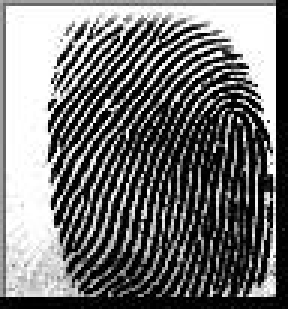
#> input picture fingerprint_images/20115001_Aman.jpg, 96 x 103 px (shown 3 times larger); its folder holds 4 pictures in this run
$ python main.py
#> lines starting #> are read from the running program, lines starting #| are printed output that depends on the picture
import os
import cv2
from tkinter import filedialog, Tk, messagebox
import csv
from datetime import datetime

# sample = cv2.imread("sample iamge address")

root = Tk()
root.withdraw()  # Hide the main window
sample_path = filedialog.askopenfilename(title="Select Sample Image", filetypes=[("Image files", "*.png;*.jpg;*.bmp")])
#> the answer given: fingerprint_images/20115001_Aman.jpg

# Check if the user selected a file
if not sample_path:
    print("Error: No sample image selected.")
    exit()

sample = cv2.imread(sample_path)
#> sample is the input picture: shape (103, 96, 3); min 0, max 255, mean 114.3

# Check if the sample image is loaded successfully
if sample is None:
    print("Error: Unable to load the sample image.")
    exit()

# cv2.imshow("Sample", sample)
# cv2.waitKey(0)
# cv2.destroyAllWindows()

best_score = 0
filename = None
image = None
kp1, kp2, mp = None, None, None

for file in [file for file in os.listdir("fingerprint_images")][:1000]:
    # print(file)
    fingerprint_image = cv2.imread("fingerprint_images/" + file)
    sift = cv2.SIFT_create()
    # print(sift)
    keypoints_1, descriptors_1 = sift.detectAndCompute(sample, None)
#> keypoints_1 = 49 keypoints; strongest (x, y, size): (90, 56, 2.2), (89, 96, 4.1), (90, 53, 2.3), (90, 87, 1.9)
    keypoints_2, descriptors_2 = sift.detectAndCompute(fingerprint_image, None)
#> keypoints_2 has the same summary as keypoints_1

    matches = cv2.FlannBasedMatcher({'algorithm' : 1, 'trees' : 10}, {}).knnMatch(descriptors_1, descriptors_2, k=2)
#> matches = 49 matches
    match_points = []

    for p, q in matches:
        if p.distance < 0.1*q.distance:
            match_points.append(p)
#> this loop made 49 passes
#> after the loop, match_points = 49 matches
    # print(match_points)
    keypoints = 0
    if len(keypoints_1) < len(keypoints_2):
        keypoints = len(keypoints_1)
    else:
        keypoints = len(keypoints_2)
#> keypoints = 49

    if len(match_points) / keypoints * 100 > best_score:
        best_score = len(match_points) / keypoints * 100
#> best_score = 100
        filename = file
        image = fingerprint_image
        kp1, kp2, mp = keypoints_1, keypoints_2, match_points
#> kp1 has the same summary as keypoints_1; kp2 has the same summary as keypoints_1; mp = 49 matches
        result = cv2.drawMatches(sample, kp1, fingerprint_image, kp2, mp, None)
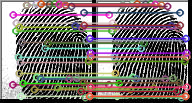
#> result: shape (103, 192, 3); mean B, G, R 111.1, 113, 121.2

print("BEST MATCH: " + str(filename))
# print("SCORE:" + str(best_score))

csv_file_path = 'recognized_fingerprints.csv'
#> csv_file_path = 'recognized_fingerprints.csv'
fields = ['File', 'Date']

def mark_attendance(filename):
    messagebox.showinfo("Attendance Marked", f"Attendance marked for {filename}")


attendance_marked = False

#> (the run stopped early here; a loop or call above may not have finished)
